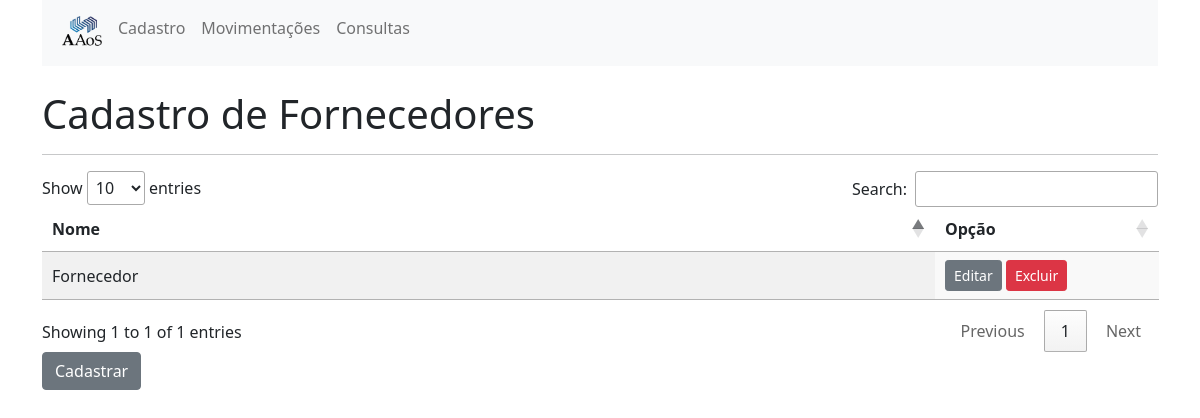
/fornecedores/, run on an earlier commit of the app's database.
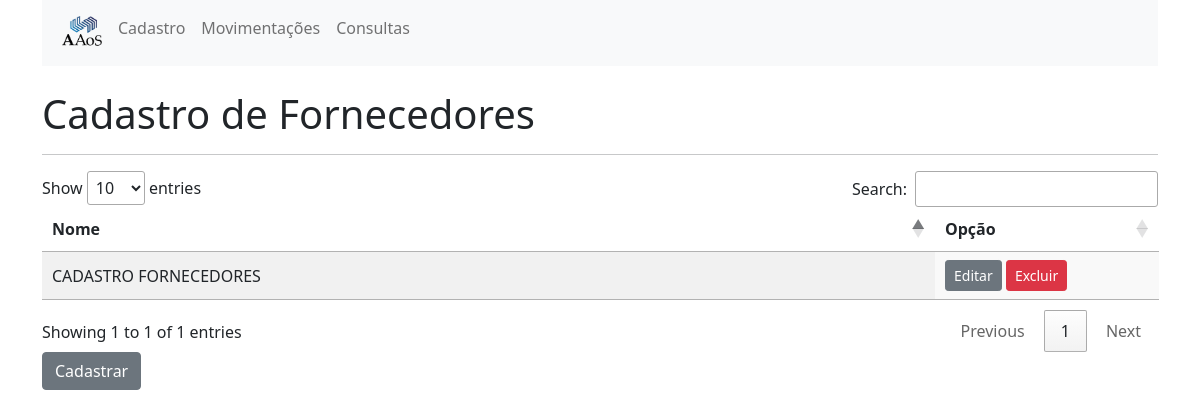
And on a later commit of the database.
### cadastros/models.py (models this page shows, shortened)
class Fornecedor(models.Model):
    descricao = models.CharField(
        verbose_name="Nome do fornecedor",
        max_length=250,
    )
    class Meta:
        db_table = "cad_fornecedor"
        verbose_name = "Fornecedor"
        verbose_name_plural = "Fornecedores"

### cadastros/views.py (the view)
# urls.py: path('fornecedores/', views.list_fornecedores, name='list_fornecedores'),
def list_fornecedores(request):
    fornecedores = Fornecedor.objects.all()
    return render(request, 'cadastros/fornecedores.html', {'fornecedores': fornecedores})

### cadastros/templates/cadastros/fornecedores.html (shortened to what this page needs)
{% extends 'cadastros/base.html' %}
{% block content %}
    <br>
    <h1>Cadastro de Fornecedores</h1>
    <hr>
    <table id="fornecedores_table" class="display">
        <thead>
            <tr>
                <th>Nome</th>
                <th>Opção</th>
            </tr>
        </thead>
        <tbody>
            {% for fornecedor in fornecedores %}
                <tr>
                    <td>
                        {{fornecedor.descricao}}
                    </td>
                    <td>
                       <a href="{% url 'edit_fornecedor' pk=fornecedor.pk %}" class="btn btn-secondary btn-sm">Editar</a>
                       <a href="{% url 'delete_fornecedor' pk=fornecedor.pk %}" class="btn btn-danger btn-sm">Excluir</a>
                    </td>
                </tr>
            {% endfor %}
        </tbody>
    </table>
    <a href="{% url 'new_fornecedor' %}" class="btn btn-secondary">Cadastrar</a>
{% endblock %}

What changed in the data, as far as the page shows it:
removed Fornecedor: descricao "Fornecedor"
added Fornecedor: descricao "CADASTRO FORNECEDORES"
